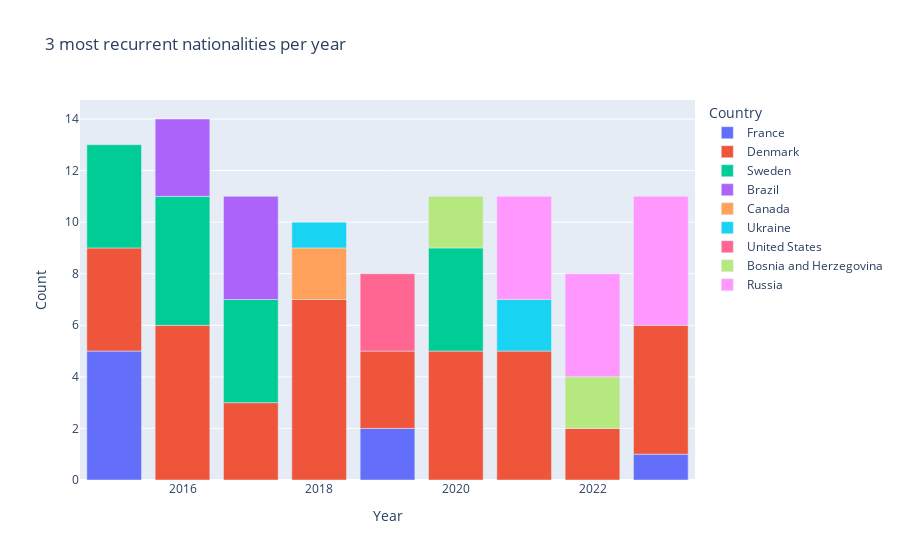

This figure's notebook cell:
### Code cell
# Displays what 3 coutnries appeared the most on that year
df = pd.read_csv('files/dataframe.csv')

df_grouped = df.groupby('Year')

# Create an empty list to store the top 3 entries for each year
arr_countries = []
for year, group in df_grouped:
    countries = group['Country'].value_counts().head(3).reset_index()
    for i, row in countries.iterrows():
        arr_countries.append((year, row['Country'], row['count']))

df_countries = pd.DataFrame(arr_countries, columns=["Year","Country","Count"])
df_countries_sorted = df_countries.sort_values(by=['Year', 'Count'], ascending=[True, False])

fig = px.bar(df_countries, x="Year", y="Count", color="Country", title="3 most recurrent nationalities per year")
fig.show()

### Figure 1 — Plotly figure (JSON) as saved in the notebook; plotly's stock layout.template omitted (floating-point values rounded to 4 significant figures)
{"data": [{"alignmentgroup": "True", "hovertemplate": "Country=France<br>Year=%{x}<br>Count=%{y}<extra></extra>", "legendgroup": "France", "marker": {"color": "#636efa", "pattern": {"shape": ""}}, "name": "France", "offsetgroup": "France", "orientation": "v", "showlegend": true, "textposition": "auto", "type": "bar", "x": [2015, 2019, 2023], "xaxis": "x", "y": [5, 2, 1], "yaxis": "y"}, {"alignmentgroup": "True", "hovertemplate": "Country=Denmark<br>Year=%{x}<br>Count=%{y}<extra></extra>", "legendgroup": "Denmark", "marker": {"color": "#EF553B", "pattern": {"shape": ""}}, "name": "Denmark", "offsetgroup": "Denmark", "orientation": "v", "showlegend": true, "textposition": "auto", "type": "bar", "x": [2015, 2016, 2017, 2018, 2019, 2020, 2021, 2022, 2023], "xaxis": "x", "y": [4, 6, 3, 7, 3, 5, 5, 2, 5], "yaxis": "y"}, {"alignmentgroup": "True", "hovertemplate": "Country=Sweden<br>Year=%{x}<br>Count=%{y}<extra></extra>", "legendgroup": "Sweden", "marker": {"color": "#00cc96", "pattern": {"shape": ""}}, "name": "Sweden", "offsetgroup": "Sweden", "orientation": "v", "showlegend": true, "textposition": "auto", "type": "bar", "x": [2015, 2016, 2017, 2020], "xaxis": "x", "y": [4, 5, 4, 4], "yaxis": "y"}, {"alignmentgroup": "True", "hovertemplate": "Country=Brazil<br>Year=%{x}<br>Count=%{y}<extra></extra>", "legendgroup": "Brazil", "marker": {"color": "#ab63fa", "pattern": {"shape": ""}}, "name": "Brazil", "offsetgroup": "Brazil", "orientation": "v", "showlegend": true, "textposition": "auto", "type": "bar", "x": [2016, 2017], "xaxis": "x", "y": [3, 4], "yaxis": "y"}, {"alignmentgroup": "True", "hovertemplate": "Country=Canada<br>Year=%{x}<br>Count=%{y}<extra></extra>", "legendgroup": "Canada", "marker": {"color": "#FFA15A", "pattern": {"shape": ""}}, "name": "Canada", "offsetgroup": "Canada", "orientation": "v", "showlegend": true, "textposition": "auto", "type": "bar", "x": [2018], "xaxis": "x", "y": [2], "yaxis": "y"}, {"alignmentgroup": "True", "hovertemplate": "Country=Ukraine<br>Year=%{x}<br>Count=%{y}<extra></extra>", "legendgroup": "Ukraine", "marker": {"color": "#19d3f3", "pattern": {"shape": ""}}, "name": "Ukraine", "offsetgroup": "Ukraine", "orientation": "v", "showlegend": true, "textposition": "auto", "type": "bar", "x": [2018, 2021], "xaxis": "x", "y": [1, 2], "yaxis": "y"}, {"alignmentgroup": "True", "hovertemplate": "Country=United States<br>Year=%{x}<br>Count=%{y}<extra></extra>", "legendgroup": "United States", "marker": {"color": "#FF6692", "pattern": {"shape": ""}}, "name": "United States", "offsetgroup": "United States", "orientation": "v", "showlegend": true, "textposition": "auto", "type": "bar", "x": [2019], "xaxis": "x", "y": [3], "yaxis": "y"}, {"alignmentgroup": "True", "hovertemplate": "Country=Bosnia and Herzegovina<br>Year=%{x}<br>Count=%{y}<extra></extra>", "legendgroup": "Bosnia and Herzegovina", "marker": {"color": "#B6E880", "pattern": {"shape": ""}}, "name": "Bosnia and Herzegovina", "offsetgroup": "Bosnia and Herzegovina", "orientation": "v", "showlegend": true, "textposition": "auto", "type": "bar", "x": [2020, 2022], "xaxis": "x", "y": [2, 2], "yaxis": "y"}, {"alignmentgroup": "True", "hovertemplate": "Country=Russia<br>Year=%{x}<br>Count=%{y}<extra></extra>", "legendgroup": "Russia", "marker": {"color": "#FF97FF", "pattern": {"shape": ""}}, "name": "Russia", "offsetgroup": "Russia", "orientation": "v", "showlegend": true, "textposition": "auto", "type": "bar", "x": [2021, 2022, 2023], "xaxis": "x", "y": [4, 4, 5], "yaxis": "y"}], "layout": {"autosize": true, "barmode": "relative", "legend": {"title": {"text": "Country"}, "tracegroupgap": 0}, "title": {"text": "3 most recurrent nationalities per year"}, "xaxis": {"anchor": "y", "autorange": true, "domain": [0, 1], "range": [2014.0, 2024.0], "title": {"text": "Year"}, "type": "linear"}, "yaxis": {"anchor": "x", "autorange": true, "domain": [0, 1], "range": [0, 14.74], "title": {"text": "Count"}, "type": "linear"}}}
